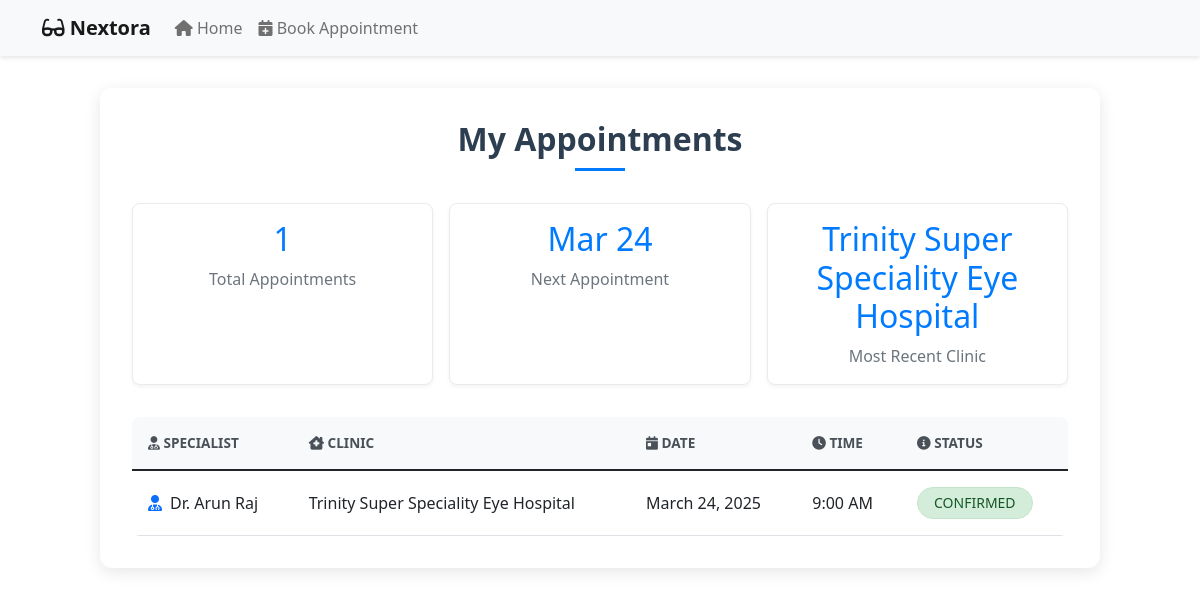
Screenshot of /my-appointments/ (signed in) with the database file from the repository.
### p_app/models.py (models this page shows, shortened)
class Appointment(models.Model):
    STATUS_CHOICES = [
        ('PENDING', 'Pending'),
        ('CONFIRMED', 'Confirmed'),
        ('CANCELLED', 'Cancelled'),
        ('COMPLETED', 'Completed')
    ]
    patient = models.ForeignKey(UserDetails, on_delete=models.CASCADE)
    specialist = models.ForeignKey(EyeSpecialist, on_delete=models.CASCADE)
    appointment_date = models.DateField()
    appointment_time = models.TimeField()
    reason = models.TextField()
    status = models.CharField(max_length=20, choices=STATUS_CHOICES, default='PENDING')
    created_at = models.DateTimeField(auto_now_add=True)
    updated_at = models.DateTimeField(auto_now=True)

class EyeSpecialist(models.Model):
    first_name = models.CharField(max_length=100)
    last_name = models.CharField(max_length=100)
    email = models.EmailField(unique=True)
    password = models.CharField(max_length=100)
    clinic_name = models.CharField(max_length=200)
    address = models.TextField()
    city = models.CharField(max_length=100)
    state = models.CharField(max_length=100)
    phone = models.CharField(max_length=15)
    registration_date = models.DateTimeField(auto_now_add=True)
    is_active = models.BooleanField(default=True)

### p_app/views.py (the view)
    def wrapper(request, *args, **kwargs):
        if request.session.get('user_type') != 'user':  # Only customers can access
            return redirect('not_allowed')  # Redirect to an access denied page
        return view_func(request, *args, **kwargs)

### p_app/views.py (called while the page is built)
def restrict_to_customers(view_func):
    def wrapper(request, *args, **kwargs):
        if request.session.get('user_type') != 'user':  # Only customers can access
            return redirect('not_allowed')  # Redirect to an access denied page
        return view_func(request, *args, **kwargs)
    return wrapper

@restrict_to_customers
def my_appointments(request):
    if 'user_id' not in request.session or request.session.get('user_type') != 'user':
        messages.error(request, 'Please login to view appointments')
        return redirect('login')
    patient = UserDetails.objects.get(id=request.session['user_id'])
    appointments = Appointment.objects.filter(patient=patient).order_by('appointment_date', 'appointment_time')
    context = {
        'appointments': appointments
    }
    return render(request, 'my_appointments.html', context)

### templates/my_appointments.html (shortened to what this page needs)
{% load static %}
<!DOCTYPE html>
<html lang="en">
<head>
  <link href="{% static 'css/bootstrap.min.css' %}" rel="stylesheet">
  <link href="https://cdnjs.cloudflare.com/ajax/libs/font-awesome/6.0.0-beta3/css/all.min.css" rel="stylesheet">
</head>
<body>
  <nav class="navbar navbar-expand-lg navbar-light">
    <div class="container">
      <a class="navbar-brand" href="/"><i class="fas fa-glasses"></i> Nextora</a>
      <div class="collapse navbar-collapse" id="navbarNav">
        <ul class="navbar-nav ml-auto">
          <li class="nav-item">
            <a class="nav-link" href="/"><i class="fas fa-home"></i> Home</a>
          </li>
          <li class="nav-item">
            <a class="nav-link" href="{% url 'book_appointment' %}"><i class="fas fa-calendar-plus"></i> Book Appointment</a>
          </li>
        </ul>
      </div>
    </div>
  </nav>
  {% block content %}
  <div class="container">
    <div class="appointments-container">
      <h2 class="page-title">My Appointments</h2>
      <div class="stats-container">
        <div class="stat-card">
          <h3>{{ appointments|length }}</h3>
          <p>Total Appointments</p>
        </div>
        {% with next_appointment=appointments|first %}
        {% if next_appointment %}
        <div class="stat-card">
          <h3>{{ next_appointment.appointment_date|date:"M d" }}</h3>
          <p>Next Appointment</p>
        </div>
        <div class="stat-card">
          <h3>{{ next_appointment.specialist.clinic_name }}</h3>
          <p>Most Recent Clinic</p>
        </div>
        {% endif %}
        {% endwith %}
      </div>
      {% if appointments %}
      <div class="table-responsive">
        <table class="table">
          <thead>
            <tr>
              <th><i class="fas fa-user-md"></i> Specialist</th>
              <th><i class="fas fa-clinic-medical"></i> Clinic</th>
              <th><i class="fas fa-calendar-day"></i> Date</th>
              <th><i class="fas fa-clock"></i> Time</th>
              <th><i class="fas fa-info-circle"></i> Status</th>
            </tr>
          </thead>
          <tbody>
            {% for appointment in appointments %}
            <tr>
              <td>
                <div class="d-flex align-items-center">
                  <i class="fas fa-user-md text-primary me-2"></i>
                  Dr. {{ appointment.specialist.first_name }} {{ appointment.specialist.last_name }}
                </div>
              </td>
              <td>{{ appointment.specialist.clinic_name }}</td>
              <td>{{ appointment.appointment_date|date:"F d, Y" }}</td>
              <td>{{ appointment.appointment_time|time:"g:i A" }}</td>
              <td>
                <span class="badge status-{{ appointment.status|lower }}">
                  {{ appointment.status }}
                </span>
              </td>
            </tr>
            {% endfor %}
          </tbody>
        </table>
      </div>
      {% endif %}
    </div>
  </div>
  {% endblock %}
</body>
</html>

### templates/my_appointments.html (style rules this page uses)
.navbar { background-color: #f8f9fa; box-shadow: 0 2px 4px rgba(0,0,0,0.1); margin-bottom: 2rem; }
.navbar-brand { font-weight: bold; color: #007bff; }
.appointments-container { max-width: 1000px; background: #fff; padding: 2rem; border-radius: 12px; box-shadow: 0 4px 16px rgba(0, 0, 0, 0.1); margin: 0 auto 2rem; }
.page-title { font-size: 2rem; font-weight: bold; color: #2c3e50; text-align: center; margin-bottom: 2rem; position: relative; }
.page-title:after { content: ''; display: block; width: 50px; height: 3px; background: #007bff; margin: 10px auto; }
.stats-container { display: grid; grid-template-columns: repeat(auto-fit, minmax(200px, 1fr)); gap: 1rem; margin-bottom: 2rem; }
.stat-card { background: #fff; padding: 1rem; border-radius: 8px; box-shadow: 0 2px 4px rgba(0,0,0,0.05); text-align: center; border: 1px solid #e9ecef; }
.stat-card h3 { font-size: 2rem; color: #007bff; margin: 0; }
.stat-card p { color: #6c757d; margin: 0.5rem 0 0; }
.table-responsive { background: #fff; border-radius: 8px; overflow: hidden; }
.table { margin-bottom: 0; }
.table th { background-color: #f8f9fa; border-top: none; font-weight: 600; text-transform: uppercase; font-size: 0.85rem; color: #495057; padding: 1rem; }
.table td { padding: 1rem; vertical-align: middle; }
.table tbody tr { transition: all 0.3s ease; }
.badge { padding: 0.5rem 1rem; font-size: 0.875rem; font-weight: 500; text-transform: capitalize; border-radius: 20px; }
.status-confirmed { background-color: #d4edda; color: #155724; border: 1px solid #c3e6cb; }

### rows the page displays
Appointment: appointment_date "Mar 24", specialist.clinic_name "Trinity Super Speciality Eye Hospital", specialist.first_name "Arun", specialist.last_name "Raj", appointment_date "March 24, 2025", appointment_time "9:00 AM", status "CONFIRMED"

### other values shown
{{ appointments|length }} "1"
